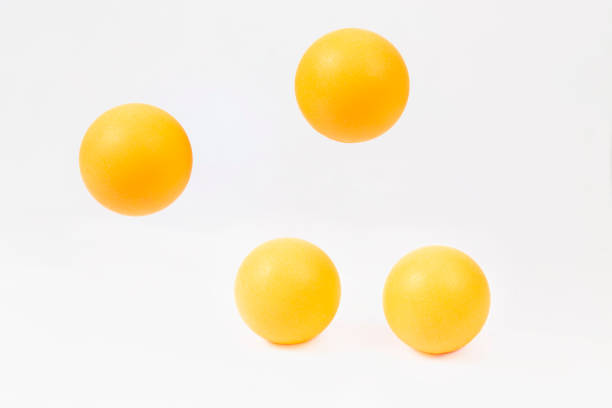
#> input picture 2025-10-13_taller_cv_3d/ejercicios/03_segmentacion_umbral_contornos/imagen.jpg, 612 x 408 px
$ python ejercicio_3.py
#> lines starting #> are read from the running program, lines starting #| are printed output that depends on the picture; after the words box and inside, x2 and y2 are one past the last pixel; in counts of white or black regions, pixels touching at a corner belong together
import cv2
import numpy as np
import imageio

# Paso 1: Cargar imagen en escala de grises
imagen = cv2.imread('imagen.jpg', cv2.IMREAD_GRAYSCALE)
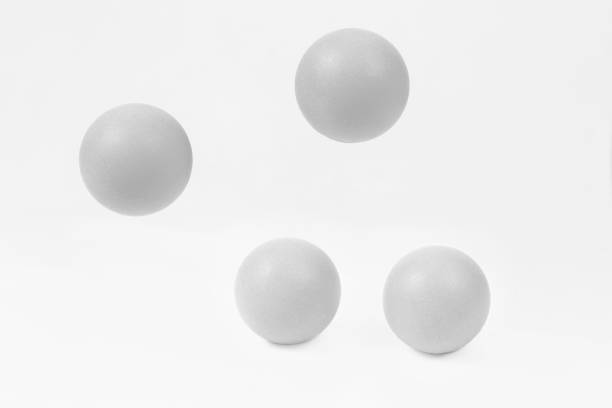
#> imagen: shape (408, 612); min 156, max 255, mean 237.1

# Paso 2: Umbral fijo
_, umbral_fijo = cv2.threshold(imagen, 230, 255, cv2.THRESH_BINARY_INV)
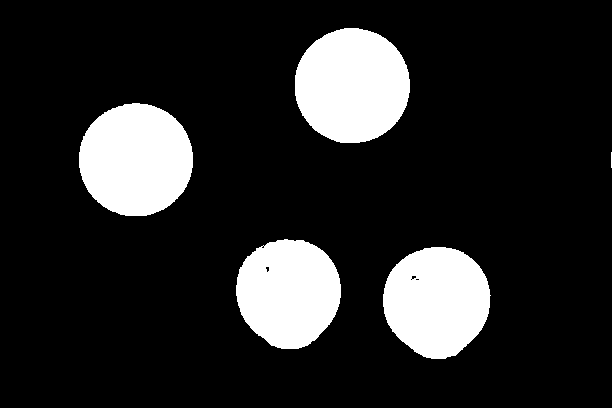
#> umbral_fijo: shape (408, 612); 15.6% white; 5 white regions (1 under 20 px), largest, box (x1, y1, x2, y2) and area: (295, 28, 410, 143) 10453, (79, 103, 193, 216) 10155, (383, 247, 491, 359) 9281, (236, 239, 341, 349) 8941


# Paso 3: Umbral adaptativo
umbral_adaptativo = cv2.adaptiveThreshold(imagen, 255, cv2.ADAPTIVE_THRESH_MEAN_C, cv2.THRESH_BINARY, 11, 2)
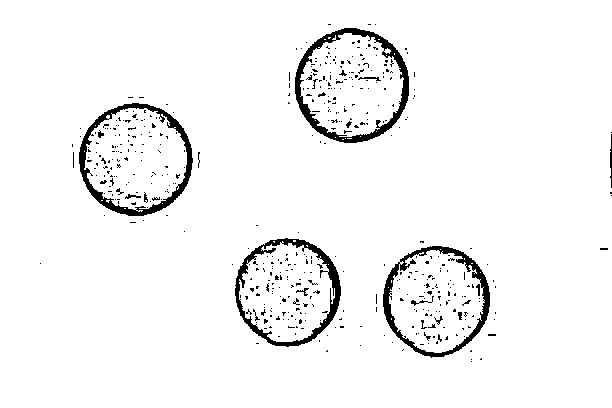
#> umbral_adaptativo: shape (408, 612); 95.8% white; 477 black regions (456 under 20 px)

# Paso 4: Encontrar contornos en imagen umbralizada fija
contornos, _ = cv2.findContours(umbral_fijo, cv2.RETR_EXTERNAL, cv2.CHAIN_APPROX_SIMPLE)
#> contornos = 5 contours, 1 with area under 20; largest, box (x1, y1, x2, y2) and area: (295, 28, 410, 143) 10288, (79, 103, 193, 216) 9992, (383, 247, 491, 359) 9140, (236, 239, 341, 349) 8800
print(f"Nombre de contours trouvés : {len(contornos)}")
#| Nombre de contours trouvés : 5

# Convertir imagen a color para dibujo
imagen_contornos = cv2.cvtColor(imagen, cv2.COLOR_GRAY2BGR)

altura, ancho = imagen.shape
#> altura = 408; ancho = 612
area_total = altura * ancho
#> area_total = 249696

for cnt in contornos:
    area = cv2.contourArea(cnt)
    # Exclure contours très petits et contours trop grands (proche de la surface entière)
    if area > 0.95 * area_total:
        continue

    # Dibujar contorno verde
    cv2.drawContours(imagen_contornos, [cnt], 0, (0,255,0), 2)

    # Calcular momentos para centroide
    momentos = cv2.moments(cnt)
    if momentos["m00"] != 0:
        cx = int(momentos["m10"] / momentos["m00"])
        cy = int(momentos["m01"] / momentos["m00"])
        cv2.circle(imagen_contornos, (cx, cy), 5, (0,0,255), -1)  # centroide rojo

        # Calcular área y perímetro
        area = cv2.contourArea(cnt)
        perimetro = cv2.arcLength(cnt, True)

        # Mostrar área y perímetro
        cv2.putText(imagen_contornos, f"A:{int(area)}", (cx + 10, cy), cv2.FONT_HERSHEY_SIMPLEX, 0.5, (255, 0, 0), 1)
        cv2.putText(imagen_contornos, f"P:{int(perimetro)}", (cx + 10, cy + 15), cv2.FONT_HERSHEY_SIMPLEX, 0.5, (255, 0, 0), 1)
        # Paso bonus: Clasificación por número de vértices
        epsilon = 0.02 * perimetro
        approx = cv2.approxPolyDP(cnt, epsilon, True)
        vertices = len(approx)
        cv2.putText(imagen_contornos, f"V:{vertices}", (cx+10, cy+30), cv2.FONT_HERSHEY_SIMPLEX, 0.5, (255,255,255), 1)
#> this loop made 5 passes
#> (cx, cy, perimetro, epsilon) on passes 1, 2, 4, 5: (436, 301, 361, 7.22), (288, 292, 357.9, 7.16), (135, 159, 376.8, 7.54), (351, 85, 381, 7.62)
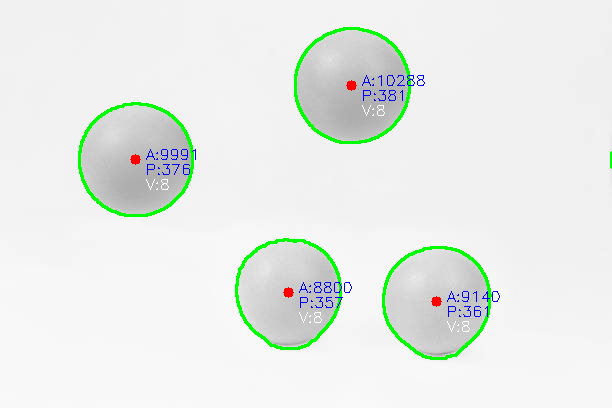
#> imagen_contornos: shape (408, 612, 3); mean B, G, R 232.8, 236.7, 232.1

# Paso 5: Guardar imágenes para el GIF
imageio.imwrite('original.png', imagen)
imageio.imwrite('umbral_fijo.png', umbral_fijo)
imageio.imwrite('umbral_adaptativo.png', umbral_adaptativo)
imageio.imwrite('contornos.png', cv2.cvtColor(imagen_contornos, cv2.COLOR_BGR2RGB))

# Crear GIF combinando imágenes
imagenes = [
    np.stack([imagen]*3, axis=-1),        # Image originale (gris -> RGB)
    np.stack([umbral_fijo]*3, axis=-1),  # Image seuillée (binaire)
    np.stack([umbral_adaptativo]*3, axis=-1),
    cv2.cvtColor(imagen_contornos, cv2.COLOR_BGR2RGB)  # Image avec contours
]

imageio.mimsave('resultado.gif', imagenes, duration=1500)

print('Proceso terminado. Archivos: original.png, umbral_fijo.png, umbral_adaptativo.png, contornos.png, resultado.gif.')
